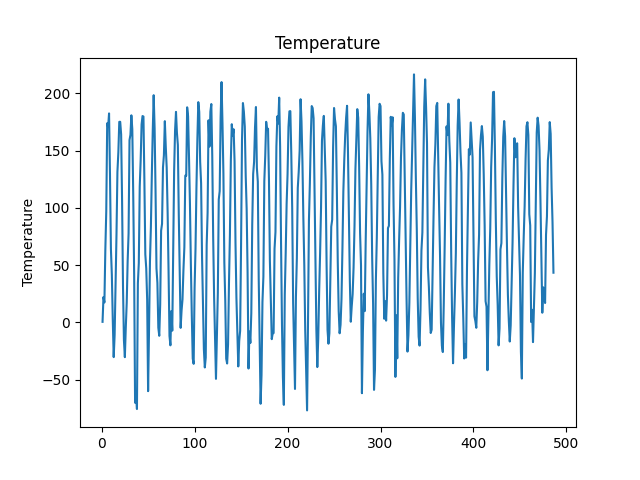

This chart was generated by the following Python code:
import pandas as pd
import matplotlib.pyplot as plt
import basic


def main():
    basic.prepare("/home/limuy/桌面/ECA_blend_tg/TG_STAID000011.txt", "tg", 30)
    data = pd.read_csv("tmptg.csv")
    # print(data.head(10))
    # print(data.columns)
    x = data["DATE"]
    y = data["TG"]
    plt.title("Temperature")
    plt.ylabel("Temperature")
    plt.plot(x, y)
    plt.show()

if __name__ == '__main__':
    main()
